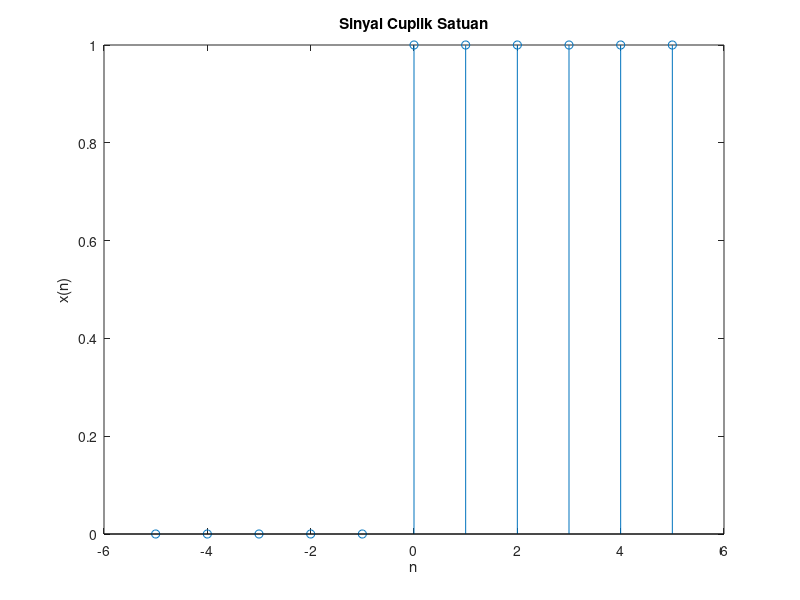

Write MATLAB code to recreate this figure.
k=0;
n1=-5;
n2=5;
n =[n1:n2];
x =[(n-k) >= 0];    % the value will be 1 when (n-k)=0, otherwise it'll stay on 0 value
stem(n,x);

title('Sinyal Cuplik Satuan')
xlabel('n')
ylabel('x(n)')
